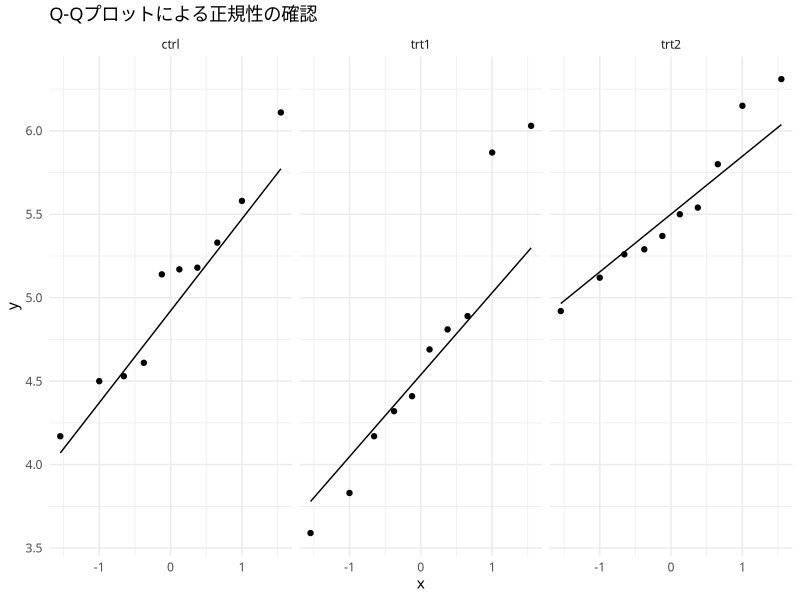
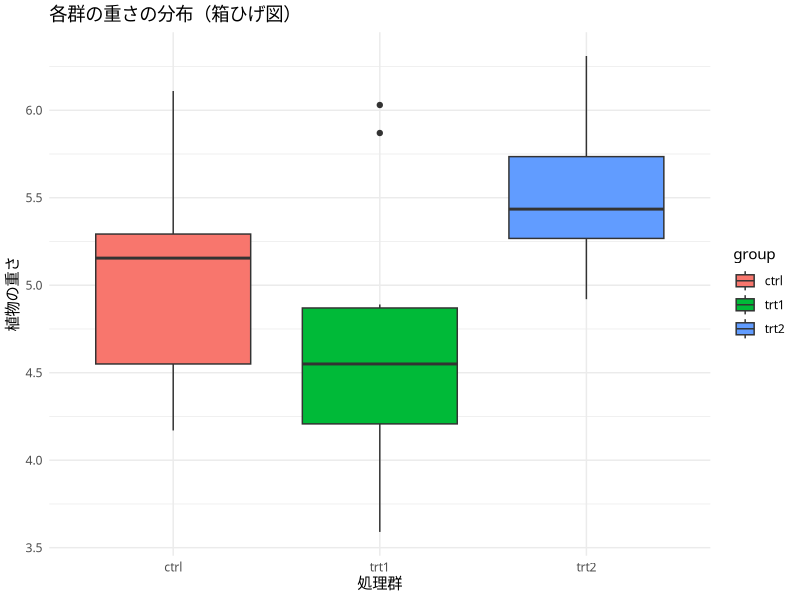
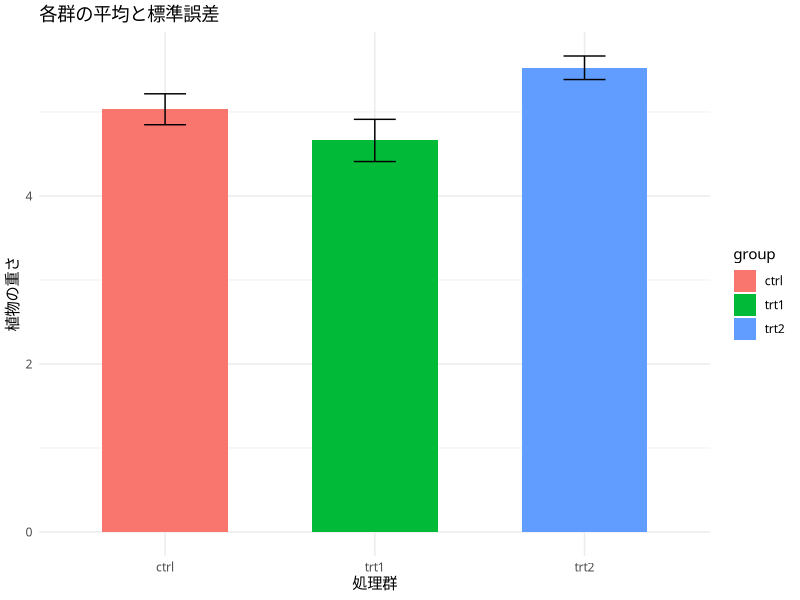
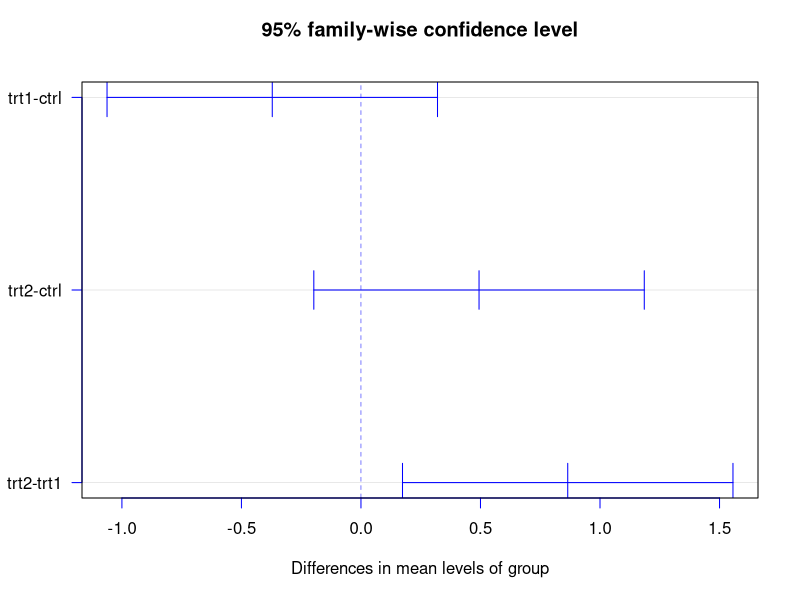
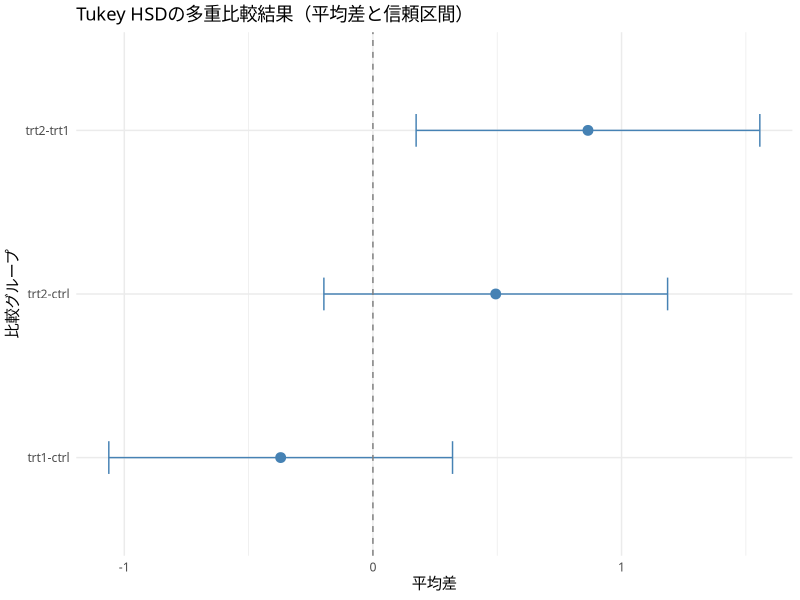

The R script that drew these images, in order:
## ---- chunk 1
# データを読み込む
data(PlantGrowth)

# データの先頭を確認
head(PlantGrowth)

# グループごとの観測数を確認
table(PlantGrowth$group)

# サマリーの確認
summary(PlantGrowth)
## ---- chunk 2
# グループごとにシャピロ・ウィルク検定
by(PlantGrowth$weight, PlantGrowth$group, shapiro.test)
## ---- chunk 3
library(ggplot2)

ggplot(PlantGrowth, aes(sample = weight)) +
  stat_qq() + stat_qq_line() +
  facet_wrap(~ group) +
  theme_minimal(base_family = "Hiragino Sans") +  # 日本語フォント指定
  labs(title = "Q-Qプロットによる正規性の確認")
## ---- chunk 4
bartlett.test(weight ~ group, data = PlantGrowth)
## ---- chunk 5
# 一元配置分散分析
aov_result <- aov(weight ~ group, data = PlantGrowth)

# 結果の表示
summary(aov_result)
## ---- chunk 6
library(ggplot2)

ggplot(PlantGrowth, aes(x = group, y = weight, fill = group)) +
  geom_boxplot() +
  theme_minimal(base_family = "Hiragino Sans") +  # 日本語フォント指定
  labs(title = "各群の重さの分布（箱ひげ図）",
       x = "処理群", y = "植物の重さ")

## ---- chunk 7
ggplot(PlantGrowth, aes(x = group, y = weight, fill = group)) +
  stat_summary(fun = mean, geom = "bar", width = 0.6) +
  stat_summary(fun.data = mean_se, geom = "errorbar", width = 0.2) +
  theme_minimal(base_family = "Hiragino Sans") +  # 日本語フォント指定
  labs(title = "各群の平均と標準誤差",
       x = "処理群", y = "植物の重さ")
## ---- chunk 8
# ANOVAの結果オブジェクト
model <- aov(weight ~ group, data = PlantGrowth)

# 多重比較（Tukey HSD）
TukeyHSD(model)
## ---- chunk 9
# モデル作成
model <- aov(weight ~ group, data = PlantGrowth)

# 多重比較（Tukey）
tukey_result <- TukeyHSD(model)

# プロット（標準の可視化）
plot(tukey_result, las = 1, col = "blue")
## ---- chunk 10
# 1. モデル作成とTukeyHSD
model <- aov(weight ~ group, data = PlantGrowth)
tukey <- TukeyHSD(model)

# 2. データフレーム化（グループ情報も列にする）
tukey_df <- as.data.frame(tukey$group)
tukey_df$comparison <- rownames(tukey$group)

# 3. 可視化
library(ggplot2)

ggplot(tukey_df, aes(x = comparison, y = diff)) +
  geom_point(size = 3, color = "steelblue") +
  geom_errorbar(aes(ymin = lwr, ymax = upr), width = 0.2, color = "steelblue") +
  geom_hline(yintercept = 0, linetype = "dashed", color = "gray50") +
  coord_flip() +
  labs(title = "Tukey HSDの多重比較結果（平均差と信頼区間）",
       x = "比較グループ", y = "平均差") +
  theme_minimal(base_family = "Hiragino Sans")  # 日本語フォント指定
